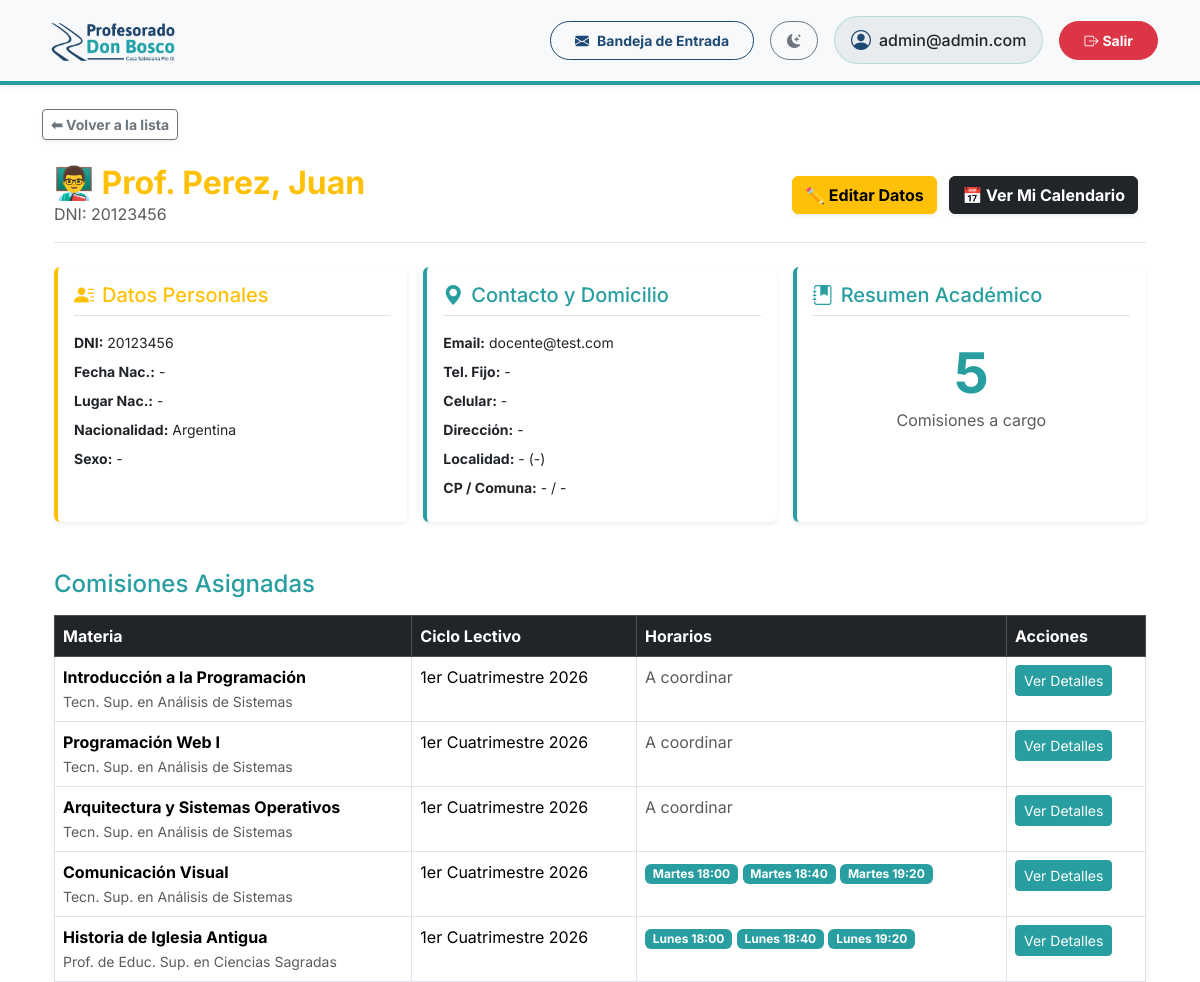
/docentes/1/ (signed in), run on an earlier commit of the app's database.
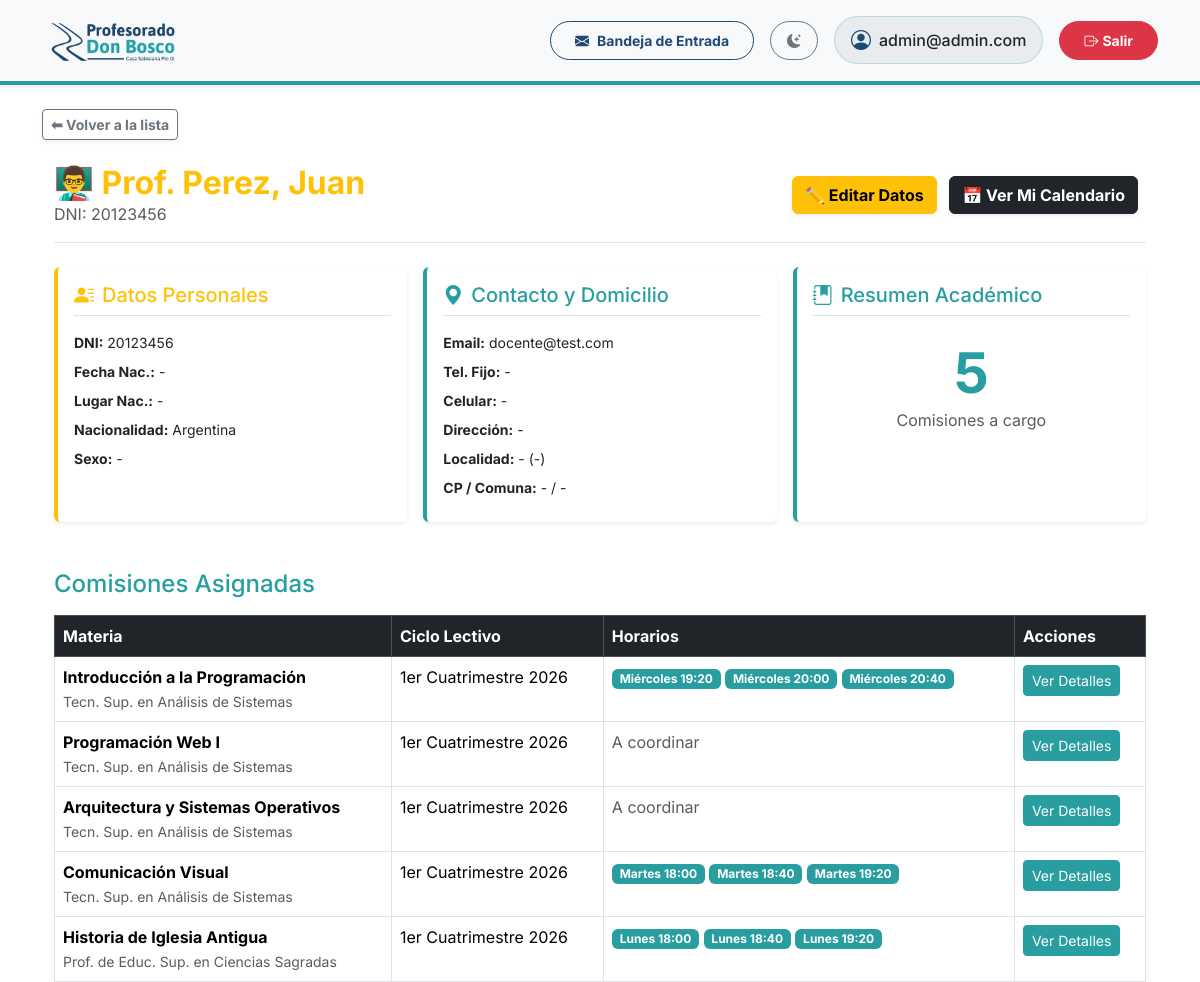
And on a later commit of the database.
### gestion/models.py (models this page shows, shortened)
class Comision(models.Model):
    CUATRIMESTRES = [
        ('1C', '1er Cuatrimestre'),
        ('2C', '2do Cuatrimestre'),
        ('AN', 'Anual'),
    ]
    TIPO_APROBACION = [
        ('PROM', 'Promocionable'),
        ('FIN', 'Final Obligatorio'),
    ]
    MODALIDAD = [
        ('P', 'Presencial'),
        ('V', 'Virtual'),
        ('B', 'Bimodal (1 sem presencial / 1 sem virtual)'),
    ]
    INICIO_BIMODAL = [
        ('P', 'Arranca Presencial'),
        ('V', 'Arranca Virtual'),
    ]
    materia = models.ForeignKey(Materia, on_delete=models.CASCADE, related_name='comisiones')
    docente = models.ForeignKey(Docente, on_delete=models.SET_NULL, null=True, blank=True, related_name='comisiones_asignadas')
    docente_auxiliar = models.ForeignKey(Docente, on_delete=models.SET_NULL, null=True, blank=True, related_name='comisiones_auxiliares', verbose_name="Pareja Pedagógica")
    ciclo_lectivo = models.IntegerField('Ciclo Lectivo (Año)', default=2026)
    cuatrimestre = models.CharField('Cuatrimestre', max_length=2, choices=CUATRIMESTRES)
    fecha_inicio = models.DateField('Fecha de Inicio', null=True, blank=True)
    fecha_fin = models.DateField('Fecha de Finalización', null=True, blank=True)
    tipo_aprobacion = models.CharField('Tipo de Aprobación', max_length=4, choices=TIPO_APROBACION, default='FIN')
    modalidad = models.CharField('Modalidad', max_length=1, choices=MODALIDAD, default='P')
    semana_inicio_bimodal = models.CharField('Semana de Inicio (Bimodal)', max_length=1, choices=INICIO_BIMODAL, null=True, blank=True)
    inscripciones_abiertas = models.BooleanField('Inscripciones Abiertas', default=True)
    cerrada = models.BooleanField('Comisión Cerrada', default=False)

class Materia(models.Model):
    CUATRIMESTRES = [
        ('1C', '1er Cuatrimestre'),
        ('2C', '2do Cuatrimestre'),
        ('AN', 'Anual'),
    ]
    nombre = models.CharField(max_length=150)
    plan = models.ForeignKey(PlanDeEstudio, on_delete=models.CASCADE, related_name='materias')
    año_dictado = models.IntegerField(verbose_name="Año en que se dicta (1, 2, 3...)")
    cuatrimestre_dictado = models.CharField(max_length=2, choices=CUATRIMESTRES, default='1C')

class PlanDeEstudio(models.Model):
    nombre = models.CharField('Nombre del Plan', max_length=150)
    resolucion_ministerial = models.CharField('Resolución', max_length=50)

class HorarioComision(models.Model):
    DIAS_SEMANA = [
        ('1', 'Lunes'),
        ('2', 'Martes'),
        ('3', 'Miércoles'),
        ('4', 'Jueves'),
        ('5', 'Viernes'),
        ('6', 'Sábado')
    ]
    comision = models.ForeignKey(Comision, on_delete=models.CASCADE, related_name='horarios')
    dia = models.CharField(max_length=1, choices=DIAS_SEMANA)
    hora_inicio = models.TimeField()
    hora_fin = models.TimeField()

### gestion/views.py (the view)
# urls.py: path('docentes/<int:docente_id>/', legajo_docente, name='legajo_docente'),
@login_required
def legajo_docente(request, docente_id):
    docente = get_object_or_404(Docente, id=docente_id)
    return render(request, 'gestion/legajo_docente.html', {'docente': docente})

### gestion/context_processors.py (called while the page is built)
def notificaciones_context(request):
    if request.user.is_authenticated:
        from gestion.models import Notificacion
        unread_count = Notificacion.objects.filter(usuario=request.user, leida=False).count()
        return {'unread_notifications_count': unread_count}
    return {'unread_notifications_count': 0}

### gestion/templates/gestion/legajo_docente.html (shortened to what the changed rows need)
{% extends "base.html" %}
{% block content %}
<div class="container mt-4">
    <div class="d-flex justify-content-between align-items-center mb-4 border-bottom pb-3">
        <div>
            <h2 class="text-warning fw-bold mb-0">👨‍🏫 Prof. {{ docente.apellido }}, {{ docente.nombre }}</h2>
        </div>
    </div>
    <div class="row mb-4 g-3">
        <div class="col-md-4">
            <div class="card shadow-sm h-100 border-0 border-start border-secondary border-4">
                <div class="card-body">
                    <div class="text-center mt-4">
                        <h1 class="display-4 fw-bold text-secondary mb-0">{{ docente.comisiones_asignadas.count }}</h1>
                    </div>
                </div>
            </div>
        </div>
    </div>
    {% if docente.comisiones_asignadas.all %}
        <div class="table-responsive shadow-sm">
            <div class="table-responsive">
<table class="table table-bordered table-hover bg-white mb-0">
                <thead class="table-dark">
                    <tr>
                        <th>Materia</th>
                        <th>Ciclo Lectivo</th>
                        <th>Horarios</th>
                        <th>Acciones</th>
                    </tr>
                </thead>
                <tbody>
                    {% for comision in docente.comisiones_asignadas.all %}
                        <tr>
                            <td>
                                <strong>{{ comision.materia.nombre }}</strong> <br>
                                <small class="text-muted">{{ comision.materia.plan.nombre }}</small>
                            </td>
                            <td>{{ comision.get_cuatrimestre_display }} {{ comision.ciclo_lectivo }}</td>
                            <td>
                                {% for h in comision.horarios.all %}
                                    <span class="badge bg-secondary">{{ h.get_dia_display }} {{ h.hora_inicio|time:"H:i" }}</span>
                                {% empty %}
                                    <span class="text-muted">A coordinar</span>
                                {% endfor %}
                            </td>
                            <td>
                                <a href="{% url 'detalle_comision' comision.id %}" class="btn btn-sm btn-info text-white">Ver Detalles</a>
                            </td>
                        </tr>
                    {% endfor %}
                </tbody>
            </table>
</div>
        </div>
    {% else %}
        <div class="alert alert-info shadow-sm">
            Este docente aún no tiene comisiones asignadas en el sistema.
        </div>
    {% endif %}
</div>
{% endblock %}

What changed in the data, as far as the page shows it:
changed Comision "Introducción a la Programación": no longer shows "A coordinar"
added HorarioComision: dia "Miércoles", hora_inicio "19:20", shown under Comision "Introducción a la Programación"
added HorarioComision: dia "Miércoles", hora_inicio "20:00", shown under Comision "Introducción a la Programación"
added HorarioComision: dia "Miércoles", hora_inicio "20:40", shown under Comision "Introducción a la Programación"
